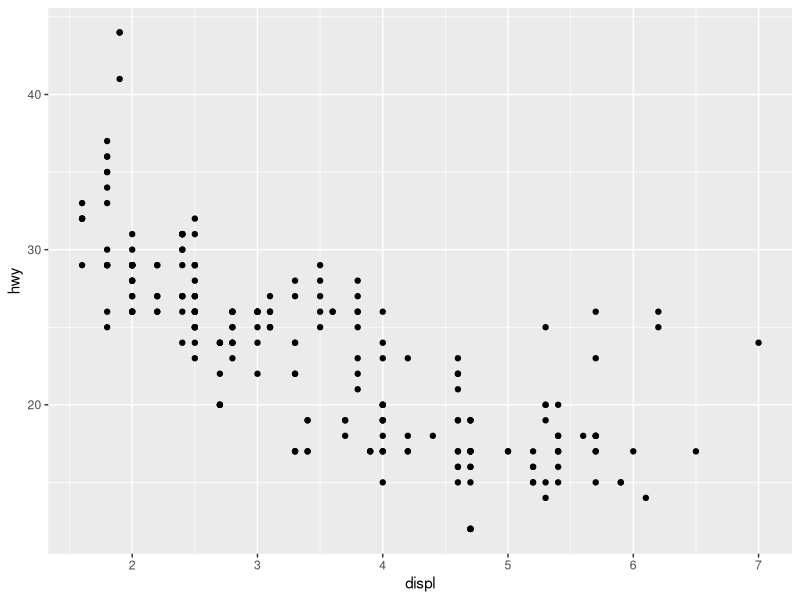
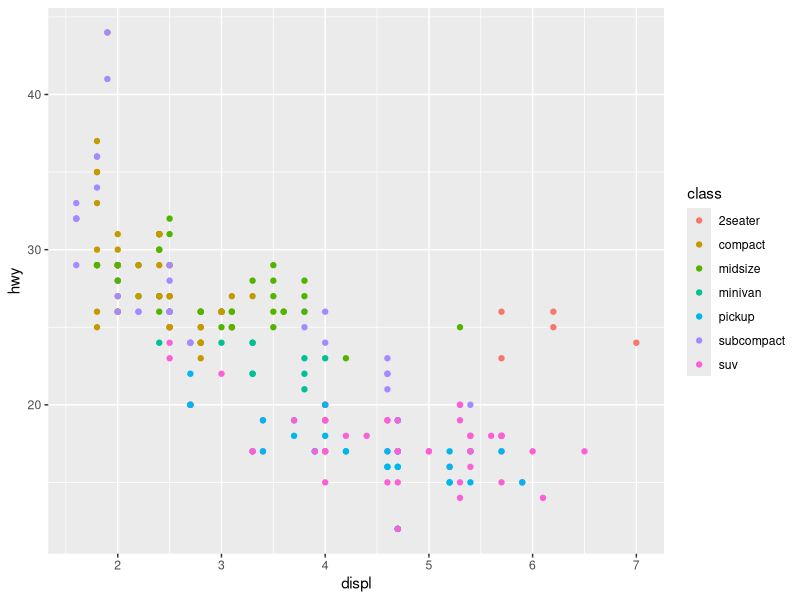
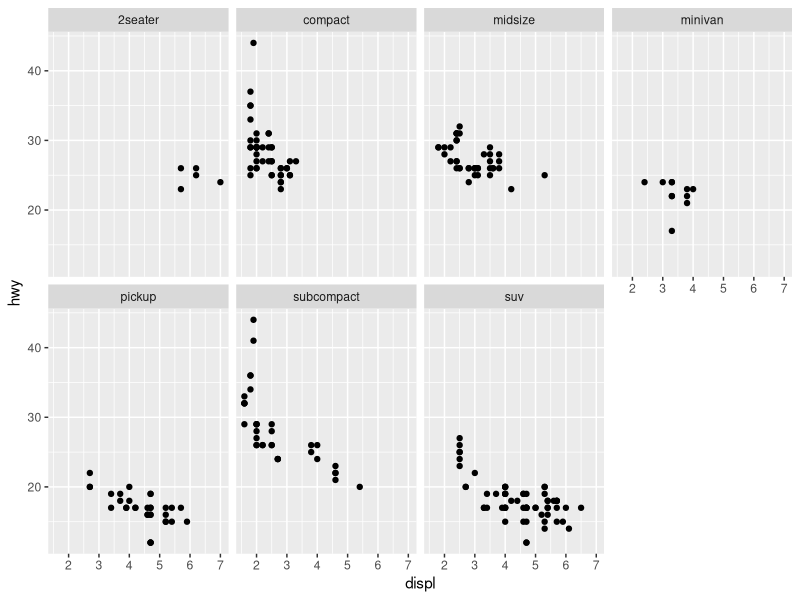
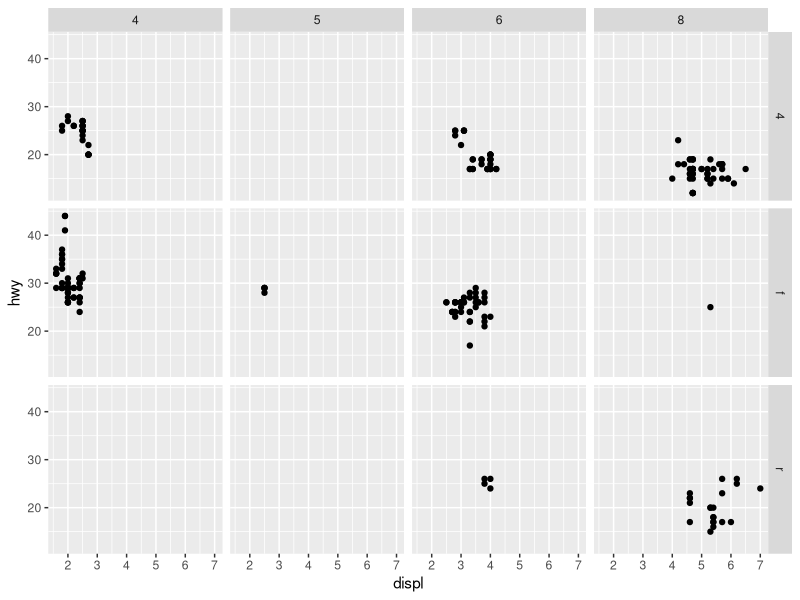
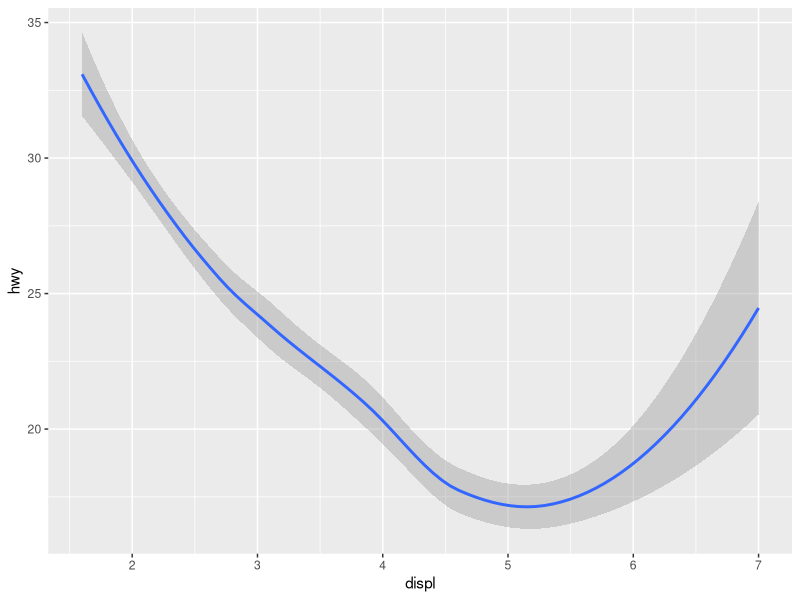
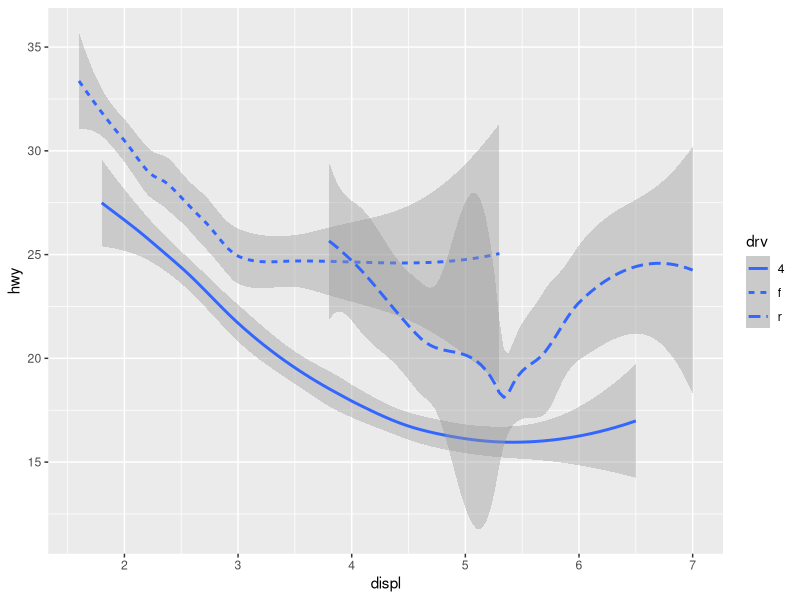
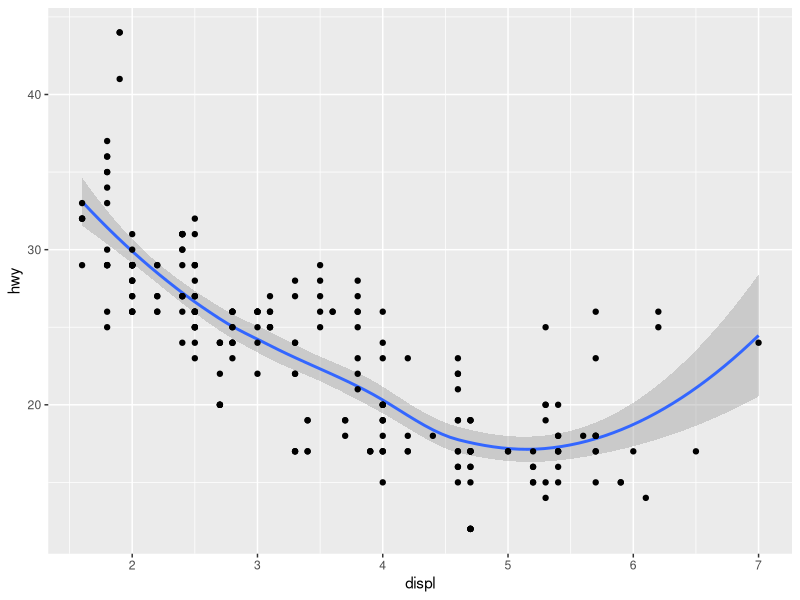
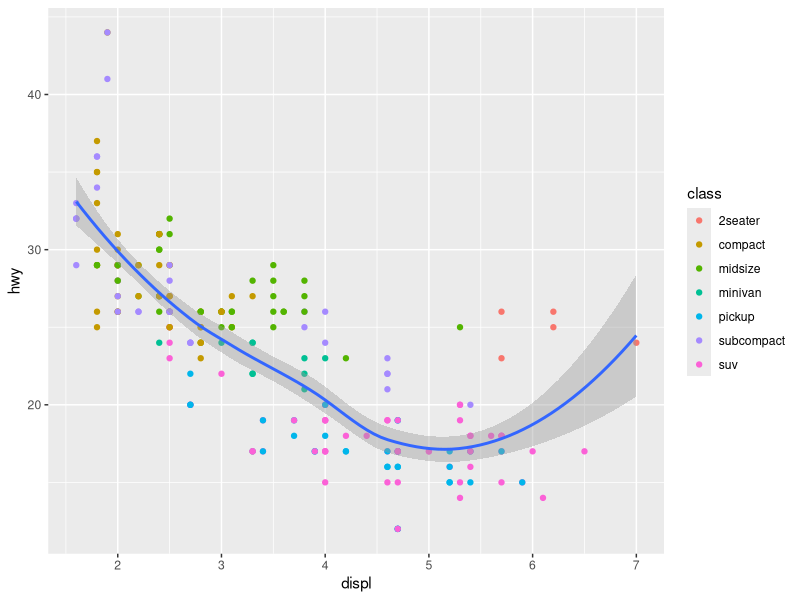

R code for these plots, in order:
## ---- chunk 1
knitr::opts_chunk$set(echo = TRUE)
library(tidyverse)
## ---- chunk 2
ggplot(data = mpg, mapping = aes(x = displ, y = hwy)) + 
  geom_point()
## ---- chunk 3
# Cor
ggplot(data = mpg, mapping = aes(x = displ, y = hwy, color = class)) + 
  geom_point()
## ---- chunk 4
ggplot(data = mpg) + 
  geom_point(mapping = aes(x = displ, y = hwy)) + 
  facet_wrap(~ class, nrow = 2)
## ---- chunk 5
ggplot(data = mpg) + 
  geom_point(mapping = aes(x = displ, y = hwy)) + 
  facet_grid(drv ~ cyl)
## ---- chunk 6
ggplot(data = mpg, mapping = aes(x = displ, y = hwy)) + 
  geom_smooth()
## ---- chunk 7
ggplot(data = mpg, mapping = aes(x = displ, y = hwy, linetype = drv)) + 
  geom_smooth()
## ---- chunk 8
ggplot(data = mpg, mapping = aes(x = displ, y = hwy)) + 
  geom_smooth() +
  geom_point()
## ---- chunk 9
ggplot(data = mpg, mapping = aes(x = displ, y = hwy)) + 
  geom_point(mapping = aes(color = class)) + 
  geom_smooth()
## ---- chunk 10
ggplot(data = diamonds, mapping = aes(x = cut)) + 
  geom_bar()
## ---- chunk 11
ggplot(data = diamonds, mapping = aes(x = cut)) + 
  geom_bar(mapping = aes(fill = clarity))
## ---- chunk 12
#100%
ggplot(data = diamonds, mapping = aes(x = cut)) + 
  geom_bar(mapping = aes(fill = clarity), position = "fill")

#Individual para cada Categoria
ggplot(data = diamonds, mapping = aes(x = cut)) + 
  geom_bar(mapping = aes(fill = clarity), position = "dodge")
